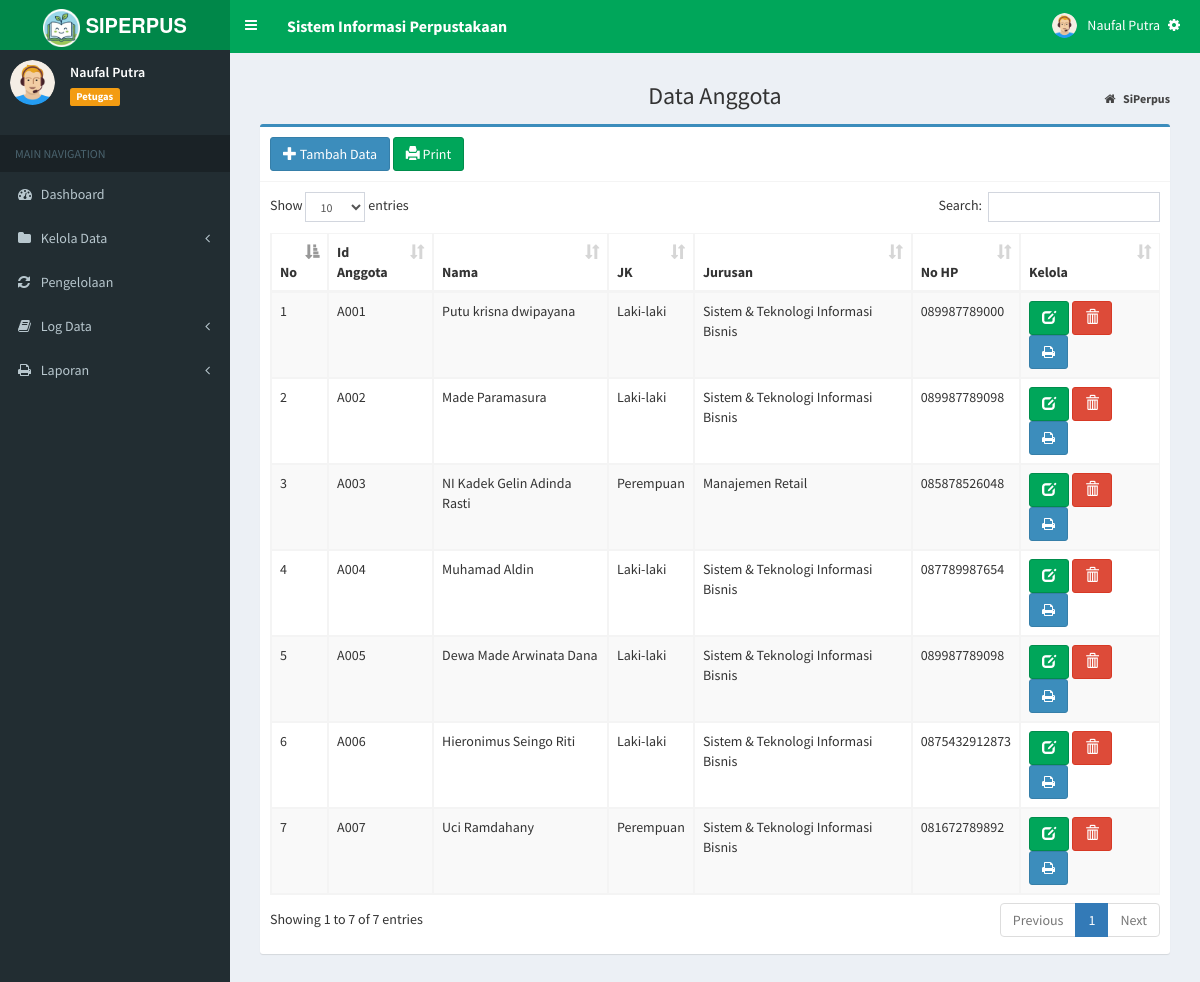
/index.php?page=MyApp/data_agt (signed in), run on an earlier commit of the app's database.
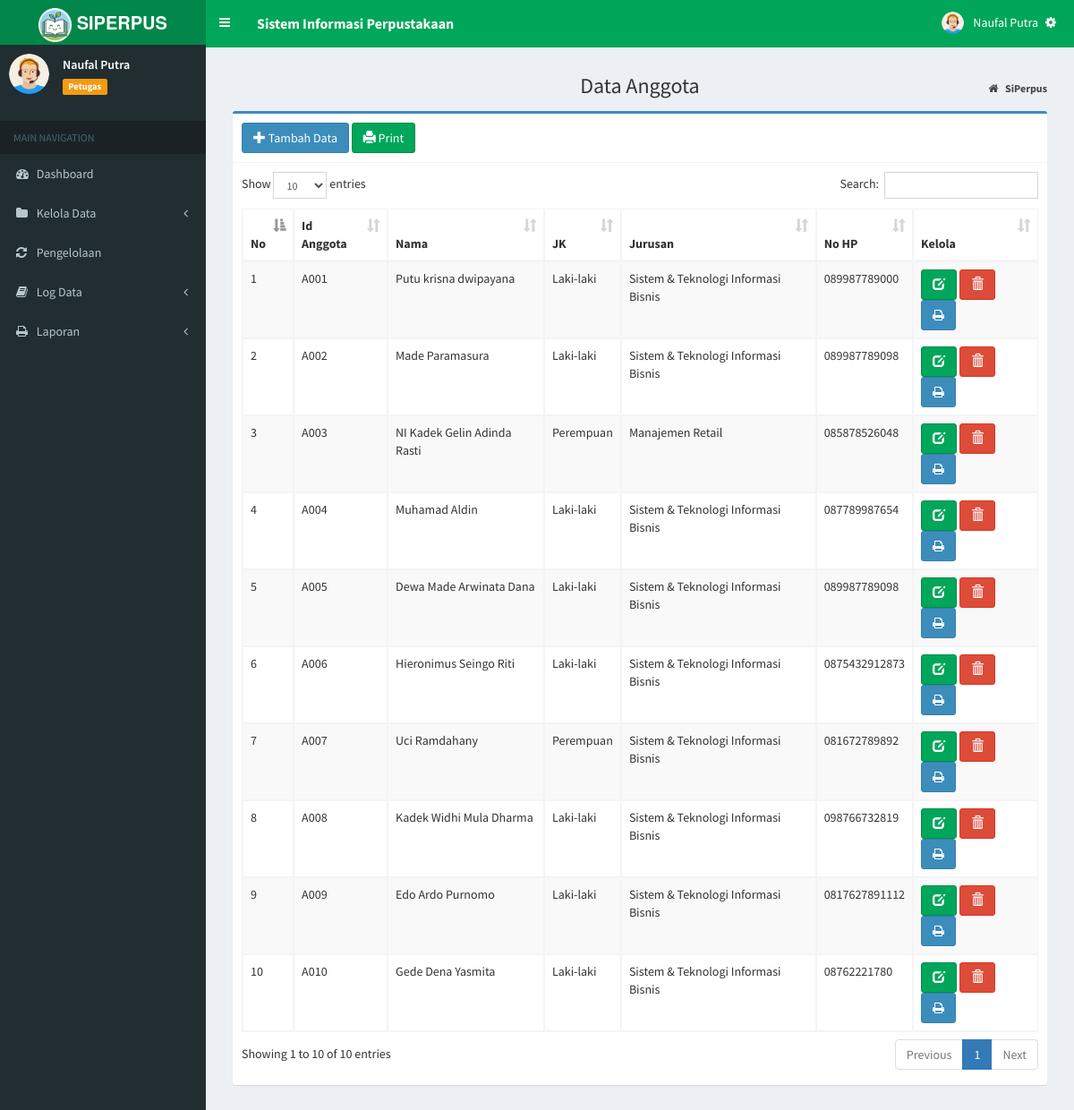
And on a later commit of the database.
### tables this page shows
CREATE TABLE `tb_anggota` (
  `id_anggota` varchar(10) NOT NULL,
  `nama` varchar(100) DEFAULT NULL,
  `jekel` enum('Laki-laki','Perempuan') NOT NULL,
  `jurusan` varchar(50) NOT NULL,
  `no_hp` varchar(15) NOT NULL,
  PRIMARY KEY (`id_anggota`)
);

### admin/agt/data_agt.php (the view)
<section class="content-header" style="text-align: center;">
    <h1>
        Data Anggota
    </h1>
    <ol class="breadcrumb">
        <li>
            <a href="index.php">
                <i class="fa fa-home"></i>
                <b>SiPerpus</b>
            </a>
        </li>
    </ol>
</section>
<section class="content">
    <div class="box box-primary">
        <div class="box-header with-border">
            <a href="?page=MyApp/add_agt" title="Tambah Data" class="btn btn-primary">
                <i class="glyphicon glyphicon-plus"></i> Tambah Data</a>
            <a href="?page=MyApp/print_allagt" title="Print" class="btn btn-success" stlye="color : green;">
                <i class="glyphicon glyphicon-print"></i> Print</a>
        </div>
        <div class="box-body">
            <div class="table-responsive">
                <table id="example1" class="table table-bordered table-striped">
                    <thead>
                        <tr>
                            <th>No</th>
                            <th>Id Anggota</th>
                            <th>Nama</th>
                            <th>JK</th>
                            <th>Jurusan</th> <th>No HP</th>
                            <th>Kelola</th>
                        </tr>
                    </thead>
                    <tbody>
                        <?php
                  $no = 1;
                  $sql = $koneksi->query("SELECT * from tb_anggota");
                  while ($data= $sql->fetch_assoc()) {
                ?>
                        <tr>
                            <td>
                                <?php echo $no++; ?>
                            </td>
                            <td>
                                <?php echo $data['id_anggota']; ?>
                            </td>
                            <td>
                                <?php echo $data['nama']; ?>
                            </td>
                            <td>
                                <?php echo $data['jekel']; ?>
                            </td>
                            <td>
                                <?php echo $data['jurusan']; ?>
                            </td>
                            <td>
                                <?php echo $data['no_hp']; ?>
                            </td>
                            <td>
                                <a href="?page=MyApp/edit_agt&kode=<?php echo $data['id_anggota']; ?>" title="Ubah Data"
                                    class="btn btn-success">
                                    <i class="glyphicon glyphicon-edit"></i>
                                </a>
                                <a href="?page=MyApp/del_agt&kode=<?php echo $data['id_anggota']; ?>"
                                    onclick="return confirm('Yakin Hapus Data Ini ?')" title="Hapus"
                                    class="btn btn-danger">
                                    <i class="glyphicon glyphicon-trash"></i>
                                </a>
                                <a href="?page=MyApp/print_agt&kode=<?php echo $data['id_anggota'] ?>" title="print"
                                    target="_blank" class="btn btn-primary">
                                    <i class="fa fa-print"></i>
                                </a>
                            </td>
                        </tr>
                        <?php
                  }
                ?>
                    </tbody>
                </table>
            </div>
        </div>
    </div>
</section>

What changed in the data, as far as the page shows it:
added tb_anggota: id_anggota "A008", nama "Kadek Widhi Mula Dharma", jekel "Laki-laki", jurusan "Sistem & Teknologi Informasi Bisnis", no_hp "098766732819"
added tb_anggota: id_anggota "A009", nama "Edo Ardo Purnomo", jekel "Laki-laki", jurusan "Sistem & Teknologi Informasi Bisnis", no_hp "0817627891112"
added tb_anggota: id_anggota "A010", nama "Gede Dena Yasmita", jekel "Laki-laki", jurusan "Sistem & Teknologi Informasi Bisnis", no_hp "08762221780"
Also different on the page:
text written by a page script: "Show entries Search: Showing 1 to 7 of 7 entries Previous 1 Next" → "Show entries Search: Showing 1 to 10 of 10 entries Previous 1 Next"
